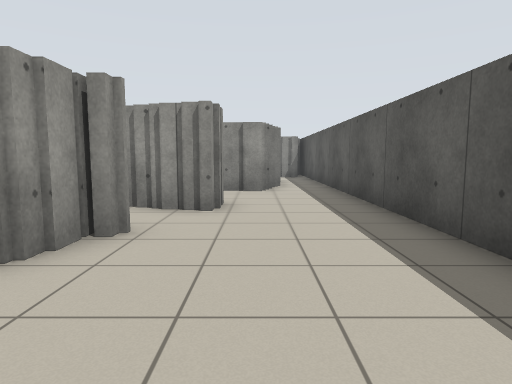
View 1 (above)

14 first-person views from a walk through a Stage world. The camera is 1 m above the floor, tilts 6° down and sees 75° across. Floor lines are 1 m apart. The floor is counted in squares, 1 m on a side. Each view is taken from the middle of a square. On the plan, view 1 faces up. The plan holds only what a view shows up to about 13 squares ahead; the rest is blank. Robots are left out.

View 2
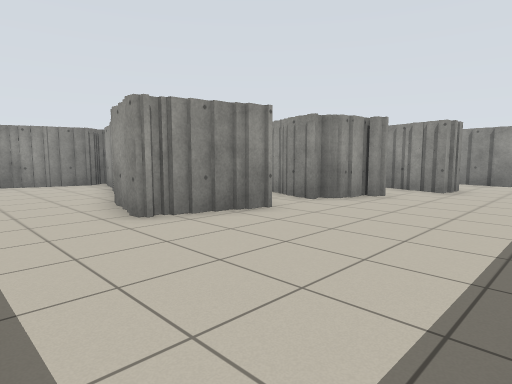

View 3
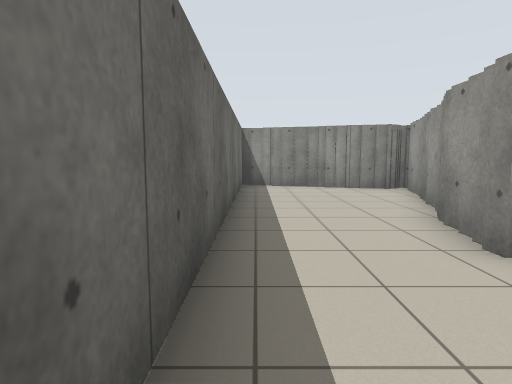

View 4
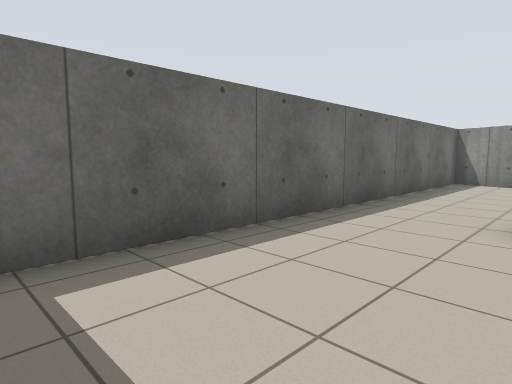

View 5
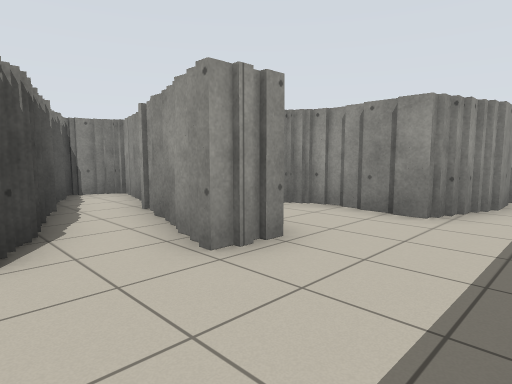

View 6
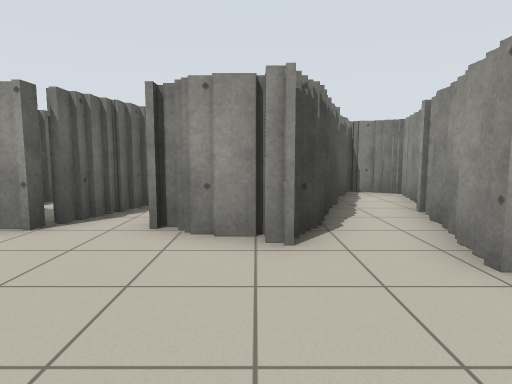

View 7
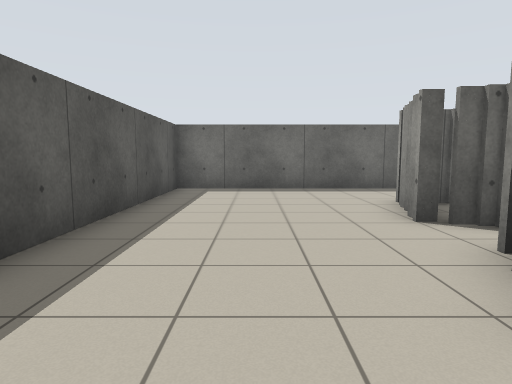

View 8
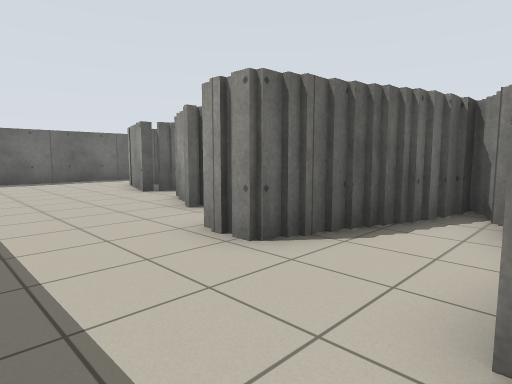

View 9
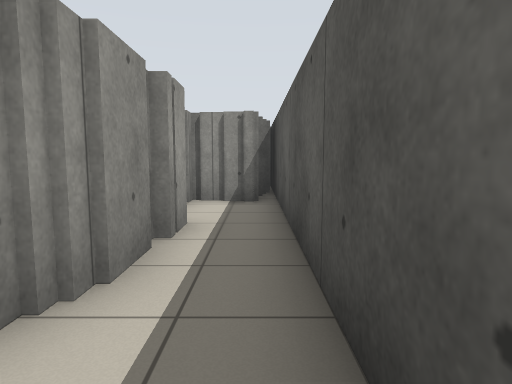

View 10
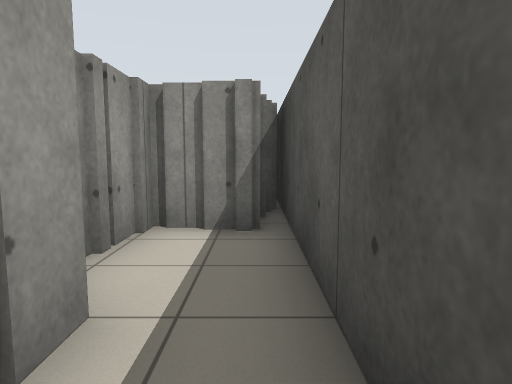

View 11
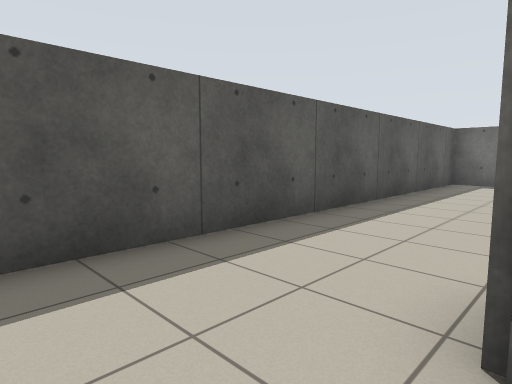

View 12
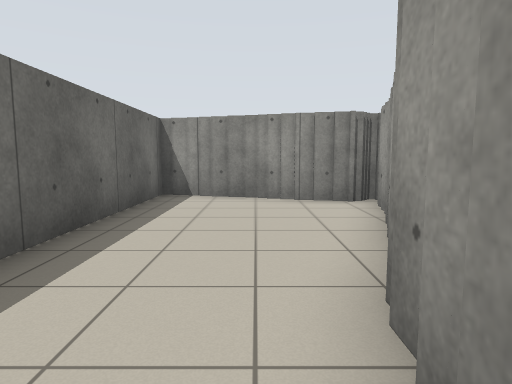

View 13
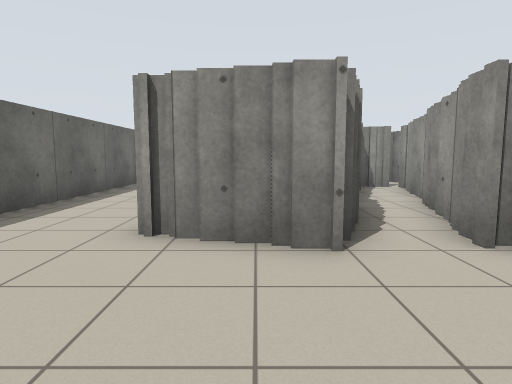

View 14
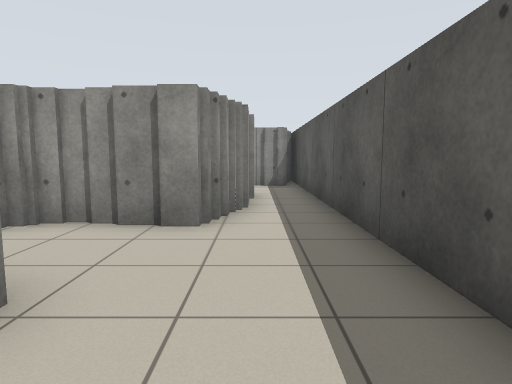

### Floor plan
Points are (right, up) in squares from view 1. A wall is a line through its corners. A room is listed if a view was taken in it or the views show most of it. See-through windows are left out.
Room 1 (views 1, 2, 3, 4, 5, 6, 7, 8, 9, 11, 12, 13, 14)
walls: (-2.9, 0.9) (-2.6, 0.9) (-2.6, 0.1); (-2.9, 0.2) (-2.9, -1); (-3.5, 1.1) (-2.9, 1.1); (-4.1, 1.4) (-3.4, 1.4); (-2.6, 3.1) (-2.6, 2.6) (-3.6, 2.6); (-3.2, -0.9) (-3.2, -1.5) (-3.6, -1.5); (-3.6, 2.9) (-4.1, 2.9); (-3.6, -1.3) (-5, -1.3); (-4, 3.2) (-5.1, 3.2); (-4.9, 1.7) (-4, 1.7); (-2.1, 4.4) (-1.8, 4.4) (-1.8, 4.1) (-2.2, 4.1); (-5, -1.1) (-5.5, -1.1); (-2.1, 4.8) (-2.1, 3.1); (-6.5, -0.3) (-7.4, -0.3); (-1.4, 6.3) (-2.1, 6.3); (-7.5, 0) (-8, 0); (-2, 6.6) (-2.8, 6.6); (-2.8, 6.8) (-3.5, 6.8); (-8.1, 0.2) (-8.6, 0.2); (-3.6, 7) (-4.4, 7); (-1.2, 7.2) (-0.8, 7.2) (-0.8, 6.1) (-1.4, 6.1); (-2.2, 7.5) (-1.1, 7.5); (-2.8, 7.7) (-2.1, 7.7); (-8.8, 0.4) (-9.9, 0.4); (-3.2, 7.9) (-2.6, 7.9); (-4.6, 8.3) (-3.1, 8.3); (-10.5, 0.5) (-10.5, -0.2); (-2.1, 9.7) (-2.8, 9.7); (-10.7, -0.1) (-10.7, -1.5); (-1, 10) (-2.2, 10); (-11, -1.4) (-11, -2); (-11.2, -1.9) (-11.2, -2.8); (-11.5, -2.6) (-11.5, -3.5); (0.4, 11.1) (0.4, 9.7) (-1.1, 9.7); (-11.7, -3.4) (-11.7, -4.5) (2.5, -4.5) (2.5, 11.5)
ways out: opening at (2, 12) to room 2; opening at (-5, 6)
Room 2 (view 10)
walls: (1, 14) (1, 13); (0.7, 13.1) (0.7, 11); (1, 12.6) (1, 11.5); (2.1, 16.5) (0.6, 16.5); (2.5, 11.5) (2.5, 17.5); (0.4, 16.9) (0.4, 15.2)
ways out: opening at (2, 12) to room 1

Where each view was taken, in squares from view 1:
view 1: 0 up, 0 right, facing up
view 2: 4 down, 2 right, facing up-left
view 3: 4 down, 0 right, facing left
view 4: 1 down, 2 right, facing down-left
view 5: 4 up, 2 right, facing up-left
view 6: 4 up, 2 right, facing left
view 7: 6 up, 0 right, facing down
view 8: 10 up, 2 right, facing down-left
view 9: 9 up, 2 right, facing up
view 10: 12 up, 2 right, facing up
view 11: 9 up, 1 left, facing down-right
view 12: 2 down, 3 left, facing left
view 13: 0 up, 1 right, facing left
view 14: 5 up, 1 right, facing up
